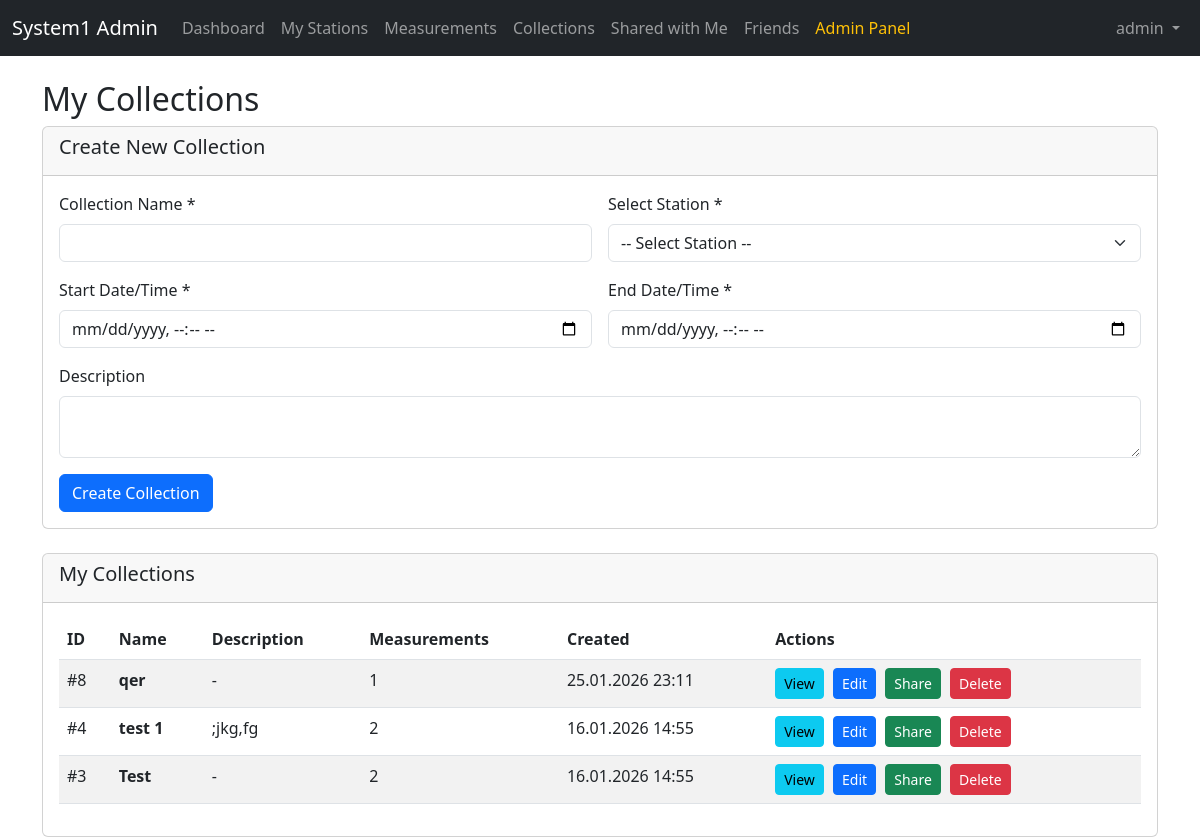
Page /user/collections.php (signed in) on the committed database.
### tables this page shows
CREATE TABLE `collection` (
  `pk_collectionID` int(11) NOT NULL,
  `name` varchar(50) NOT NULL,
  `description` varchar(1000) DEFAULT NULL,
  `fk_user` varchar(50) NOT NULL,
  `createdAt` datetime NOT NULL
);

### includes/functions.php (called while the page is built, shortened)
<?php
function formatDateTime($datetime) {
    $dt = new DateTime($datetime);
    return $dt->format('d.m.Y H:i');
}
function e($string) {
    return htmlspecialchars($string, ENT_QUOTES, 'UTF-8');
}
?>

### user/collections.php (the view, shortened to what this page needs)
<?php
require_once '../config/database.php';
require_once '../includes/functions.php';
$stmt = mysqli_prepare($conn,
    "SELECT c.pk_collectionID, c.name, c.description, c.createdAt,
           (SELECT COUNT(*) FROM contains WHERE pkfk_collection = c.pk_collectionID) AS measurement_count
     FROM collection c
     WHERE c.fk_user = ?
     ORDER BY c.createdAt DESC"
);
mysqli_stmt_bind_param($stmt, "s", $_SESSION['username']);
mysqli_stmt_execute($stmt);
$collections = mysqli_stmt_get_result($stmt);
require_once "../includes/header.php";
?>
<div class="row">
    <div class="col-12">
        <h2>My Collections</h2>
        <div class="card mb-4">
            <div class="card-header"><h5>Create New Collection</h5></div>
            <div class="card-body">
                <form method="POST" action="/api/collections.php">
                    <div class="row g-3">
                        <div class="col-md-6">
                            <label class="form-label">Collection Name *</label>
                            <input type="text" class="form-control" name="collection_name" required>
                        </div>
                        <div class="col-md-6">
                            <label class="form-label">Select Station *</label>
                            <select class="form-select" name="station" required>
                                <option value="">-- Select Station --</option>
                            </select>
                        </div>
                        <div class="col-md-6">
                            <label class="form-label">Start Date/Time *</label>
                            <input type="datetime-local" class="form-control" name="start_date" required>
                        </div>
                        <div class="col-md-6">
                            <label class="form-label">End Date/Time *</label>
                            <input type="datetime-local" class="form-control" name="end_date" required>
                        </div>
                        <div class="col-12">
                            <label class="form-label">Description</label>
                            <textarea class="form-control" name="description" rows="2"></textarea>
                        </div>
                        <div class="col-12">
                            <button class="btn btn-primary">Create Collection</button>
                        </div>
                    </div>
                </form>
            </div>
        </div>
        <div class="card">
            <div class="card-header">
                <h5>My Collections</h5>
            </div>
            <div class="card-body">
                <?php if (mysqli_num_rows($collections) === 0): ?>
                    <p class="text-muted">You have no collections yet.</p>
                <?php else: ?>
                    <div class="table-responsive">
                        <table class="table table-striped">
                            <thead>
                                <tr>
                                    <th>ID</th>
                                    <th>Name</th>
                                    <th>Description</th>
                                    <th>Measurements</th>
                                    <th>Created</th>
                                    <th>Actions</th>
                                </tr>
                            </thead>
                            <tbody>
                                <?php mysqli_data_seek($collections, 0); ?>
                                <?php while ($col = mysqli_fetch_assoc($collections)): ?>
                                    <tr>
                                        <td>#<?php echo e($col['pk_collectionID']); ?></td>
                                        <td><strong><?php echo e($col['name']); ?></strong></td>
                                        <td><?php echo e(substr($col['description'] ?: '-', 0, 50)); ?></td>
                                        <td><?php echo e($col['measurement_count']); ?></td>
                                        <td><?php echo formatDateTime($col['createdAt']); ?></td>
                                        <td class="table-actions">
                                            <button class="btn btn-sm btn-info"
                                                data-bs-toggle="modal"
                                                data-bs-target="#viewModal_<?php echo $col['pk_collectionID']; ?>">
                                                View
                                            </button>
                                            <button class="btn btn-sm btn-primary"
                                                data-bs-toggle="modal"
                                                data-bs-target="#editModal_<?php echo $col['pk_collectionID']; ?>">
                                                Edit
                                            </button>
                                            <button class="btn btn-sm btn-success"
                                                data-bs-toggle="modal"
                                                data-bs-target="#shareModal_<?php echo $col['pk_collectionID']; ?>">
                                                Share
                                            </button>
                                            <button class="btn btn-sm btn-danger"
                                                data-bs-toggle="modal"
                                                data-bs-target="#deleteModal_<?php echo $col['pk_collectionID']; ?>">
                                                Delete
                                            </button>
                                        </td>
                                    </tr>
                                <?php endwhile; ?>
                            </tbody>
                        </table>
                    </div>
                <?php endif; ?>
            </div>
        </div>
    </div>
</div>
<?php mysqli_data_seek($collections, 0); ?>
<?php while ($col = mysqli_fetch_assoc($collections)): ?>
</div>
<?php endwhile; ?>
<?php require_once '../includes/footer.php'; ?>

### assets/css/style.css (style rules this page uses)
body { min-height: 100vh; display: flex; flex-direction: column; }
.table-actions { white-space: nowrap; }
.table-actions .btn { margin-right: 5px; }

### rows in the picture
collection: pk_collectionID "8", name "qer", description "-", measurement_count "1", createdAt "25.01.2026 23:11"
collection: pk_collectionID "4", name "test 1", description ";jkg,fg", measurement_count "2", createdAt "16.01.2026 14:55"
collection: pk_collectionID "3", name "Test", description "-", measurement_count "2", createdAt "16.01.2026 14:55"

### other values in the picture
$_SESSION['full_name'] "System1 Admin"
$_SESSION['username'] "admin"
